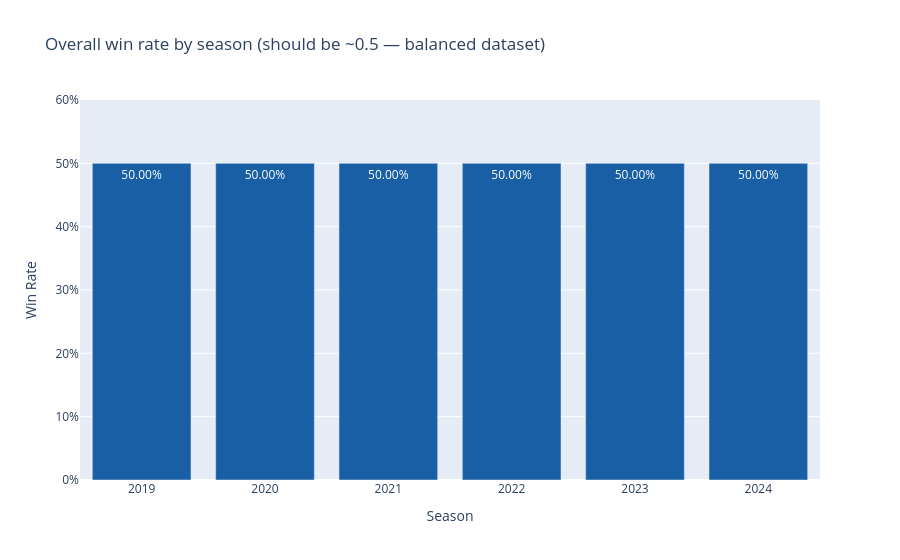

This figure's notebook cell:
### Code cell
# ── 5.1 Win rate by season ────────────────────────────────────────────────
win_by_season = df.groupby("Season")["Target"].mean().reset_index()
win_by_season.columns = ["Season", "Win Rate"]

fig = px.bar(
    win_by_season, x="Season", y="Win Rate",
    title="Overall win rate by season (should be ~0.5 — balanced dataset)",
    color_discrete_sequence=["#185FA5"],
    text_auto=".2%"
)
fig.update_layout(yaxis_tickformat=".0%", yaxis_range=[0, 0.6])
fig.show()

### Figure 1 — Plotly figure (JSON) as saved in the notebook; plotly's stock layout.template omitted (floating-point values rounded to 4 significant figures)
{"data": [{"hovertemplate": "Season=%{x}<br>Win Rate=%{y}<extra></extra>", "legendgroup": "", "marker": {"color": "#185FA5", "pattern": {"shape": ""}}, "name": "", "orientation": "v", "showlegend": false, "textposition": "auto", "texttemplate": "%{y:.2%}", "type": "bar", "x": [2019, 2020, 2021, 2022, 2023, 2024], "xaxis": "x", "y": [0.5, 0.5, 0.5, 0.5, 0.5, 0.5], "yaxis": "y"}], "layout": {"barmode": "relative", "legend": {"tracegroupgap": 0}, "title": {"text": "Overall win rate by season (should be ~0.5 — balanced dataset)"}, "xaxis": {"anchor": "y", "domain": [0, 1], "title": {"text": "Season"}}, "yaxis": {"anchor": "x", "domain": [0, 1], "range": [0, 0.6], "tickformat": ".0%", "title": {"text": "Win Rate"}}}}
